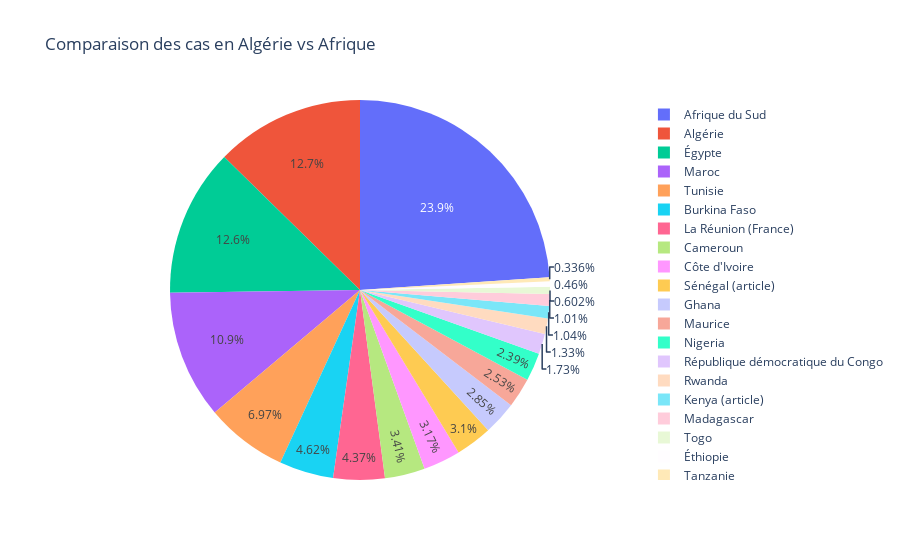
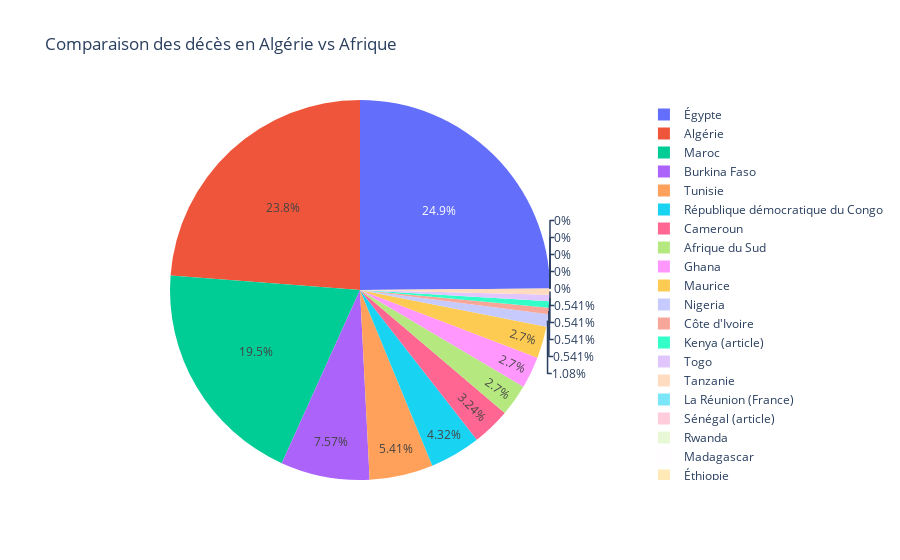
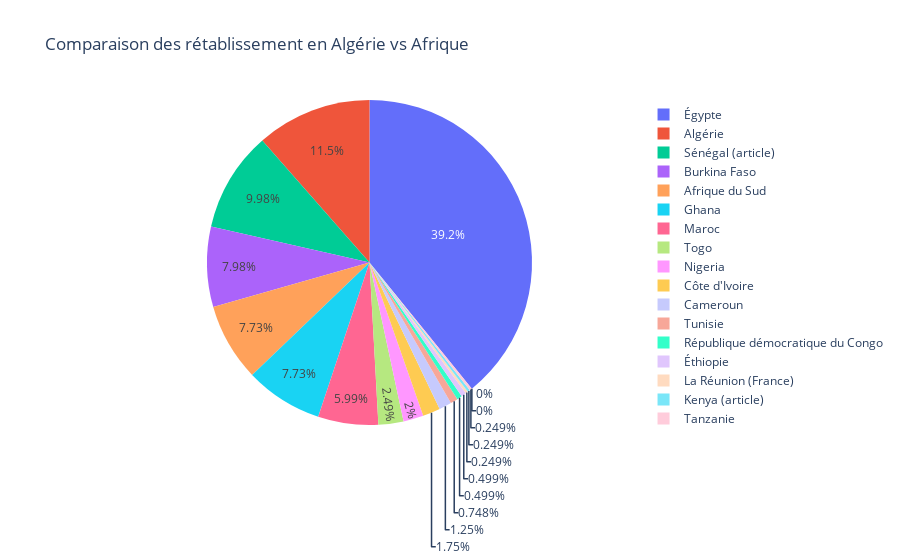

Here is the notebook cell these charts were saved with, in order:
### Code cell
# Africa data

africa = pd.read_csv("africa_covid.csv")




fig6 = px.pie(data_frame=africa,names="Pays",values="Cas",title="Comparaison des cas en Algérie vs Afrique")
fig6.show()

fig7 = px.pie(data_frame=africa,names="Pays",values="Décès",title="Comparaison des décès en Algérie vs Afrique")
fig7.show()

fig8 = px.pie(data_frame=africa,names="Pays",values="Rétab",title="Comparaison des rétablissement en Algérie vs Afrique")
fig8.show()

### Figure 1 — Plotly figure (JSON) as saved in the notebook; plotly's stock layout.template omitted (floating-point values rounded to 4 significant figures)
{"data": [{"domain": {"x": [0, 1], "y": [0, 1]}, "hoverlabel": {"namelength": 0}, "hovertemplate": "Pays=%{label}<br>Cas=%{value}", "labels": ["Afrique du Sud ", "Égypte ", "Algérie", "Maroc", "Tunisie ", "Burkina Faso ", "La Réunion (France)", "Ghana", "Sénégal (article)", "Côte d'Ivoire", "Maurice", "Cameroun", "République démocratique du Congo", "Nigeria", "Rwanda", "Kenya (article)", "Togo", "Madagascar", "Éthiopie", "Tanzanie"], "legendgroup": "", "name": "", "showlegend": true, "type": "pie", "values": [1353, 710, 716, 617, 394, 261, 247, 161, 175, 179, 143, 193, 98, 135, 75, 59, 34, 57, 26, 19]}], "layout": {"legend": {"tracegroupgap": 0}, "title": {"text": "Comparaison des cas en Algérie vs Afrique"}}}

### Figure 2 — Plotly figure (JSON) as saved in the notebook; plotly's stock layout.template omitted (floating-point values rounded to 4 significant figures)
{"data": [{"domain": {"x": [0, 1], "y": [0, 1]}, "hoverlabel": {"namelength": 0}, "hovertemplate": "Pays=%{label}<br>Décès=%{value}", "labels": ["Afrique du Sud ", "Égypte ", "Algérie", "Maroc", "Tunisie ", "Burkina Faso ", "La Réunion (France)", "Ghana", "Sénégal (article)", "Côte d'Ivoire", "Maurice", "Cameroun", "République démocratique du Congo", "Nigeria", "Rwanda", "Kenya (article)", "Togo", "Madagascar", "Éthiopie", "Tanzanie"], "legendgroup": "", "name": "", "showlegend": true, "type": "pie", "values": [5, 46, 44, 36, 10, 14, 0, 5, 0, 1, 5, 6, 8, 2, 0, 1, 1, 0, 0, 1]}], "layout": {"legend": {"tracegroupgap": 0}, "title": {"text": "Comparaison des décès en Algérie vs Afrique"}}}

### Figure 3 — Plotly figure (JSON) as saved in the notebook; plotly's stock layout.template omitted (floating-point values rounded to 4 significant figures)
{"data": [{"domain": {"x": [0, 1], "y": [0, 1]}, "hoverlabel": {"namelength": 0}, "hovertemplate": "Pays=%{label}<br>Rétab=%{value}", "labels": ["Afrique du Sud ", "Égypte ", "Algérie", "Maroc", "Tunisie ", "Burkina Faso ", "La Réunion (France)", "Ghana", "Sénégal (article)", "Côte d'Ivoire", "Maurice", "Cameroun", "République démocratique du Congo", "Nigeria", "Rwanda", "Kenya (article)", "Togo", "Madagascar", "Éthiopie", "Tanzanie"], "legendgroup": "", "name": "", "showlegend": true, "type": "pie", "values": ["31", "157", "46", "24", "3", "32", "1", "31", "40", "7", "0", "5", "2", "8", "0", "1", "10", "-", "2", "1"]}], "layout": {"legend": {"tracegroupgap": 0}, "title": {"text": "Comparaison des rétablissement en Algérie vs Afrique"}}}
